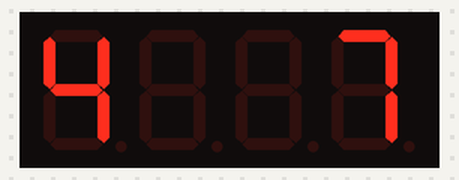
Recording of a program running on a simulated Raspberry Pi Pico running MicroPython. On the bench: 4-digit seven-segment display. Random numbers come from a fixed seed.

Above: at 0.15 s.
At 4.04 s:
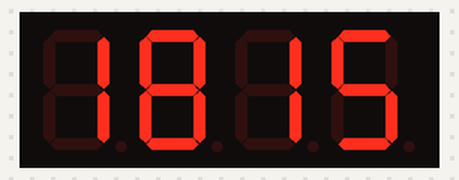
At 8.69 s:
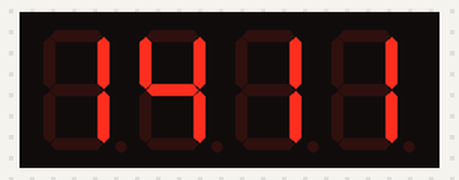
At 17.72 s:
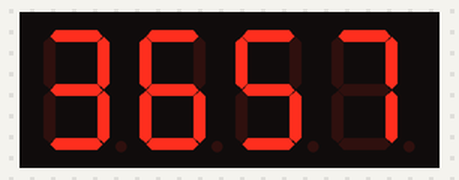
At 28.41 s:
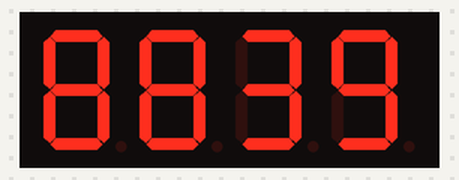
At 39.38 s:
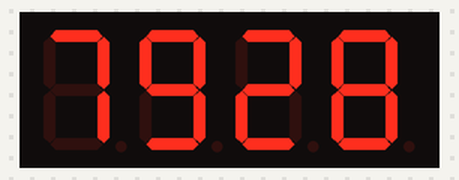

The program:

3_Segment_Random.py
```python
# import
from ht16k33segment import HT16K33Segment
from machine        import I2C, Pin
from picozero       import Pot
from time           import sleep
from random         import randrange

# setup
sensor = Pot(26)

i2c = I2C(id=0, scl=5, sda=4)
led = HT16K33Segment(i2c)

threshold = sensor.value

# loop
while True:

    value = randrange(0, 10)
    number = randrange(0, 4)

    led.set_number(value, number)
    led.draw()

    sleep(0.05)
```
